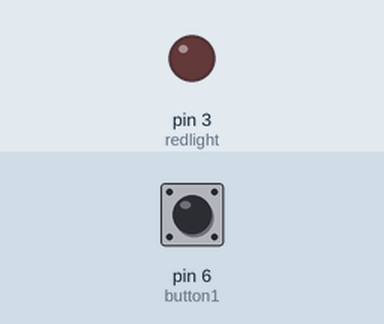
The sketch below on a simulated Arduino Uno, built with avr-gcc and run on an emulated ATmega328P. Shown: output pins drawn as LEDs (lit = HIGH). Inputs (shaded band) come from the test bench; at power-on: pin 6 (button1) LOW.

Above: at 1.2 s.
1.3 s: pin 6 (button1) pulled HIGH for 0.15 s
At 2.3 s:
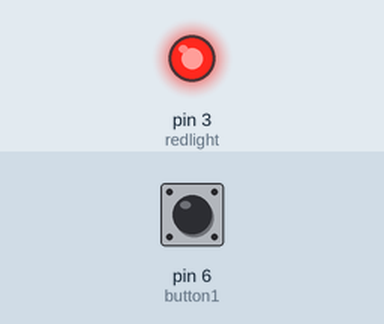
2.9 s: pin 6 (button1) pulled HIGH for 1 s
At 3.5 s:
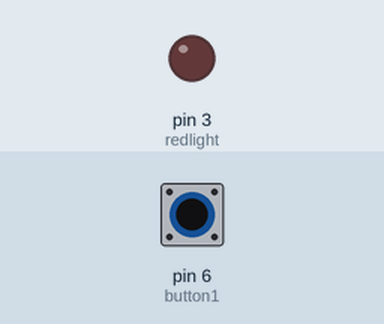
5.4 s: pin 6 (button1) pulled HIGH for 3.2 s
At 6.6 s:
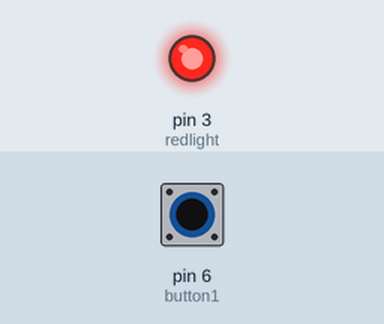
Timing chart, 0 to 8.4 s (numbered marks = the images above; inputs shaded):
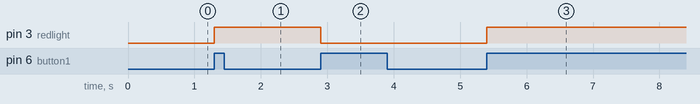

The sketch:

feb23_Switches_and_LEDs_copy_20230228175101.ino
```cpp
int button1 = 6;
int oldbutton1state = 0;
int newbutton1state = 0;
int button2 = 12;
int oldbutton2state = 0; // this is the state of the button
int newbutton2state = 0; // this is the new state of the button
int redlight = 3;
int redlightstate = 0;

void setup() {
  // put your setup code here, to run once:
  pinMode(button1, INPUT);
  pinMode(button2, INPUT);
  pinMode(redlight, OUTPUT);

}

void loop() {
  // put your main code here, to run repeatedly:
  newbutton1state = digitalRead(button1); // read the button
  if (newbutton1state == 1 && oldbutton1state == 0){
    if (redlightstate == 0){
      digitalWrite(redlight, HIGH);
      delay(10);
      redlightstate = 1;
    }
    else {
      digitalWrite(redlight, LOW);
      delay(10);
      redlightstate = 0;
    }
  }

  oldbutton1state = newbutton1state;


}
```

Measured:
- after the input at 1.3 s, pin 3 (redlight): LOW → HIGH at once
- after the input at 2.9 s, pin 3 (redlight): HIGH → LOW at once
- after the input at 5.4 s, pin 3 (redlight): LOW → HIGH at once
